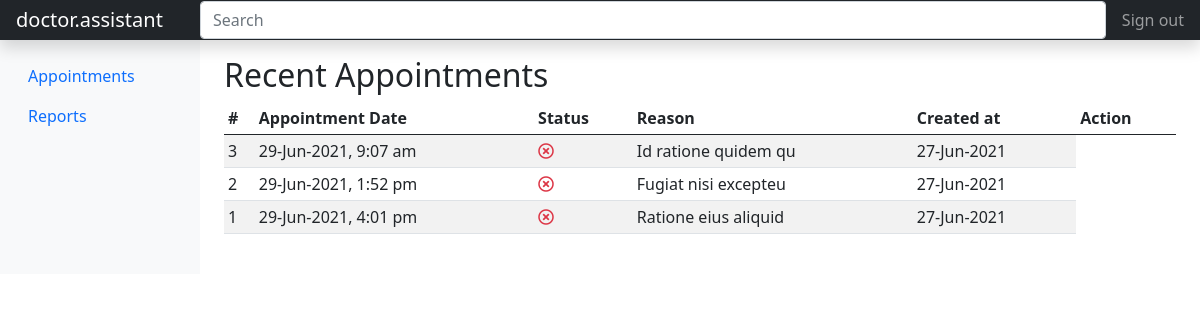
Screenshot of /user/index.php (signed in) with the database file from the repository.
### tables this page shows
CREATE TABLE `appointment` (
  `id` int(11) NOT NULL,
  `doc_id` int(11) NOT NULL,
  `user_id` int(11) NOT NULL,
  `hospital_id` int(11) NOT NULL,
  `name` varchar(100) DEFAULT NULL,
  `self` tinyint(4) NOT NULL,
  `symptom` text NOT NULL,
  `gender` tinyint(4) NOT NULL,
  `blood_group` varchar(20) DEFAULT NULL,
  `address` mediumtext DEFAULT NULL,
  `appoint_date` datetime NOT NULL,
  `status` tinyint(4) NOT NULL DEFAULT 1,
  `created_at` datetime NOT NULL
);

### config/functions.php (called while the page is built, shortened)
<?php
$con = new mysqli(DB_HOSTNAME, DB_USERNAME, DB_PASSWORD, DB_DATABASE) or die("DB Error Occurred . $con->connect_error");
function GetData($sql)
{
	global $con;
	$query = $con->query($sql);
	$result = [];
	if ($query) {
		while ($row = $query->fetch_assoc()) {
			$result[] = $row;
		}
	}
	return (count($result) < 1 ? false : $result);
}
function onAuthenticate($url = false)
{
	if ($url) {
		if ($_SESSION['group_id'] == 0) {
			return SITE_URL . "/user/";
		}
	}
	return false;
}
function MySQLDataPagination($mysqlQuery)
{
	global $con;
	$limit = $_SESSION['viewLimit'];
	$page_num = (isset($_GET['page']) && is_numeric($_GET['page'])) ? $_GET['page'] : 0;
	if ($page_num == 0) $page_num = 1;
	$start = (isset($page_num) ? mysqli_real_escape_string($con, ($page_num - 1) * $limit) : 0);
	$content = GetData($mysqlQuery . " LIMIT $start, $limit");
	$params = $_GET;
	unset($params['page']);
	$params['page'] = '';
	$cUrl = parse_url($_SERVER["REQUEST_URI"], PHP_URL_PATH) . '?' . http_build_query($params);
	$totalCount = $con->query($mysqlQuery)->num_rows;
	$totalPage = ceil($totalCount / $limit);
	$pHTML = "<nav>";
	$pHTML .= "<ul class='pagination'>";
	$pHTML .= "<li class='page-item " . ($page_num == 1 ? 'disabled' : '') . "'>";
	$pHTML .= "<a class='page-link' href='" . $cUrl . ($page_num > 1 ? ($page_num - 1) : '#') . "'>Previous</a>";
	$pHTML .= "</li>";
	$pHTML .= "<li class='page-item " . ($page_num == 1 ? 'active' : '') . "'>";
	$pHTML .= "<a class='page-link' href='" . $cUrl . "1'>1</a>";
	$pHTML .= "</li>";
	$pHTML .= ($page_num > 4 ? "<li class='page-item disabled'><a class='page-link'>...</a></li>" : "");
	$startLoop = ($page_num > 4 ? ($page_num - 2) : 2);
	$endLoop = ($page_num < ($totalPage - 3) ? ($page_num + 2) : ($totalPage - 1));
	for ($i = $startLoop; $i <= $endLoop; $i++) {
		$pHTML .= "<li class='page-item " . ($i == $page_num ? 'active' : '') . "'>";
		$pHTML .= "<a class='page-link' href='{$cUrl}{$i}'>{$i}</a>";
		$pHTML .= "</li>";
	}
	$pHTML .= ($page_num < ($totalPage - 3) ? "<li class='page-item disabled'><a class='page-link'>...</a></li>" : "");
	$pHTML .= ($totalPage > 1 ? "<li class='page-item " . ($i == $page_num ? "active" : "") . "'><a class='page-link' href={$cUrl}{$totalPage}>$totalPage</a></li>" : "");
	$pHTML .= "<li class='page-item " . ($page_num == $totalPage ? 'disabled' : '') . "'>";
	$pHTML .= "<a class='page-link' href='" . $cUrl . ($page_num < $totalPage ? ($page_num + 1) : '#') . "'>Next</a>";
	$pHTML .= "</li>";
	$pHTML .= "</ul>";
	$pHTML .= "</nav>";
	$info = "Showing " . ((($page_num - 1) * $_SESSION['viewLimit']) + 1) . " to " . (($page_num * $_SESSION['viewLimit']) > $totalCount ? $totalCount : ($page_num * $_SESSION['viewLimit'])) . " of {$totalCount}";
	return ["content" => $content, "pagination" => $pHTML, "info" => $info];
}

### user/index.php (the view, shortened to what this page needs)
<?php
require_once dirname(__DIR__) . '/includes/header.php';
?>
<?php require_once('includes/header.php') ?>
    <div class="container-fluid">
        <div class="row">
			<?php require_once('includes/navigation.php') ?>
            <main class="col-md-9 ms-sm-auto col-lg-10 px-md-4">
                <div class="pt-3 pb-2 mb-3">
                    <h2>Recent Appointments</h2>
                    <div class="table-responsive">
                        <table class="table table-striped table-sm vertical-align-middle ws_nowrap">
                            <thead>
                            <tr>
                                <th>#</th>
                                <th>Appointment Date</th>
                                <th>Status</th>
                                <th>Reason</th>
                                <th>Created at</th>
                                <th>Action</th>
                            </tr>
                            </thead>
                            <tbody>
	                        <?php
	                        $data = MySQLDataPagination("SELECT * FROM appointment WHERE user_id = $_SESSION[id] ORDER BY id DESC");
	                        if (!$data['content']) :
		                        ?>
                                <tr>
                                    <td colspan="10" class="text-center">No Data Available</td>
                                </tr>
	                        <?php else : ?>
		                        <?php foreach ($data['content'] as $item) : ?>
			                        <?php
			                        $app_date = strtotime($item['appoint_date']);
			                        $status = $app_date < time() ? "<i class='far fa-times-circle text-danger'></i>" : "<i class='fas fa-check-circle text-success'></i>";
			                        ?>
                                    <tr>
                                        <td><?= $item['id'] ?></td>
                                        <td><?= date("d-M-Y, g:i a", $app_date) ?></td>
                                        <td><?= $status ?></td>
                                        <td><?= $item['symptom'] ?></td>
                                        <td><?= date('d-M-Y', strtotime($item['created_at'])) ?></td>
                                    </tr>
		                        <?php endforeach; ?>
	                        <?php endif; ?>
                            </tbody>
                        </table>
                    </div>
                </div>
            </main>
        </div>
    </div>
<?php require_once dirname(__DIR__) . '/includes/footer.php';

### includes/header.php (shortened to what this page needs)
<?php require_once dirname(__DIR__) . '/config/functions.php'; ?>
<!DOCTYPE html>
<html lang="en">
<head>
    <link href="https://cdn.jsdelivr.net/npm/bootstrap@5.0.1/dist/css/bootstrap.min.css" rel="stylesheet">
    <link rel="stylesheet" href="https://cdnjs.cloudflare.com/ajax/libs/font-awesome/5.15.1/css/all.min.css"/>
    <link href="https://cdn.jsdelivr.net/npm/select2@4.1.0-rc.0/dist/css/select2.min.css" rel="stylesheet"/>
    <link rel="stylesheet" href="<?= SITE_URL ?>/assets/style.css?v=<?= APP_VER ?>">
</head>
<body>

### user/includes/header.php (shortened to what this page needs)
<header class="navbar navbar-dark sticky-top bg-dark flex-md-nowrap p-0 shadow" id="dashboardNav">
	<a class="navbar-brand col-md-3 col-lg-2 me-0 px-3" href="<?= onAuthenticate(true) ?>"><?= LOGO ?></a>
	<input class="form-control form-control-dark w-100" type="text" placeholder="Search" aria-label="Search">
	<div class="navbar-nav">
		<div class="nav-item text-nowrap">
			<a class="nav-link px-3" href="<?= SITE_URL ?>/logout">Sign out</a>
		</div>
	</div>
</header>

### user/includes/navigation.php (shortened to what this page needs)
<nav id="sidebarMenu" class="col-md-3 col-lg-2 d-md-block bg-light sidebar collapse">
    <div class="position-sticky pt-3">
        <ul class="nav flex-column">
            <li class="nav-item">
                <a class="nav-link" aria-current="page" href="<?= SITE_URL ?>/user/" id="index">
                    Appointments
                </a>
            </li>
            <li class="nav-item">
                <a class="nav-link" aria-current="page" href="<?= SITE_URL ?>/user/reports.php" id="reports">
                    Reports
                </a>
            </li>
        </ul>
    </div>
</nav>

### includes/footer.php (shortened to what this page needs)
</body>
</html>

### rows the page displays
appointment: id "3", appoint_date "29-Jun-2021, 9:07 am", symptom "Id ratione quidem qu", created_at "27-Jun-2021"
appointment: id "2", appoint_date "29-Jun-2021, 1:52 pm", symptom "Fugiat nisi excepteu", created_at "27-Jun-2021"
appointment: id "1", appoint_date "29-Jun-2021, 4:01 pm", symptom "Ratione eius aliquid", created_at "27-Jun-2021"

### other values shown
LOGO "doctor.assistant"
